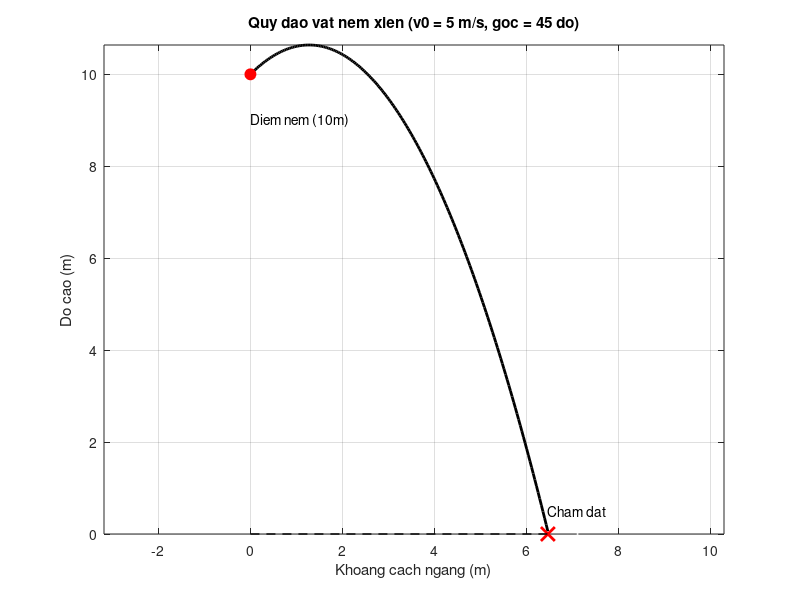

Recreate this plot in MATLAB.
clear;
clc;
close all;

% Nhập vận tốc ban đầu (m/s)
v0 = input('Nhap van toc ban dau (m/s): '); 

% Độ cao ban đầu (m)
y0 = 10; 
alpha_rad = deg2rad(45);

% Gia tốc trọng trường (m/s^2)
g = 9.8; 

% Tính toán thời gian vật chạm đất (y = 0).
% Chọn chiều dương hướng xuống
% Giải phương trình bậc 2 theo t: (1/2)gt^2 - (v0*sin(alpha))*t - y0 = 0
% a = 0.5*g; b = -v0*sin(alpha_rad); c = -y0;

delta = (-v0*sin(alpha_rad))^2 - 4 * (0.5*g) * (-y0);

% Thời gian chạm đất (nghiệm dương phương trình bậc 2) 
t_max = (-(-v0*sin(alpha_rad)) + sqrt(delta)) / (2 * (0.5*g));

% Tạo vector thời gian
t = 0 : 0.01 : t_max; % Vector thời gian từ 0 đến khi chạm đất

% Vị trí theo trục ngang
x = v0 * cos(alpha_rad) * t;

% Vị trí theo trục dọc
y = y0 + v0 * sin(alpha_rad) * t - 0.5 * g * t.^2;

plot(x, y, 'k-', 'LineWidth', 2); % Vẽ quỹ đạo bằng nét liền màu đen
hold on;
grid on;

% Đánh dấu điểm bắt đầu (10m)
plot(0, y0, 'ro', 'MarkerSize', 8, 'MarkerFaceColor', 'r'); 
text( 0 , y0 -1, 'Diem nem (10m)', 'HorizontalAlignment', 'left');

% Đánh dấu điểm chạm đất
plot(x(end), 0 , 'rx', 'MarkerSize', 10, 'LineWidth', 2);
text(x(end), 0.5 , 'Cham dat', 'HorizontalAlignment', 'left');

plot(x(end)*1.1, 0 , 'wx', 'MarkerSize', 1);

% Vẽ trục hoành y=0 (mặt đất)
plot([min(x) x(end)], [0 0], 'k--', 'LineWidth', 1);

% Thiết lập nhãn và tiêu đề
xlabel('Khoang cach ngang (m)');
ylabel('Do cao (m)');
title(['Quy dao vat nem xien (v0 = ', num2str(v0), ' m/s, goc = ', num2str(45), ' do)']);
axis equal tight; % Đảm bảo tỷ lệ trục hợp lý và vừa khít dữ liệu